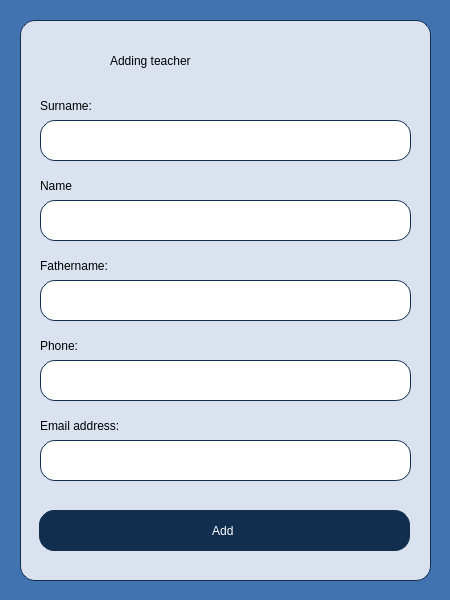
<?xml version="1.0" encoding="UTF-8"?>
<ui version="4.0">
 <class>TeacherAdding</class>
 <widget class="QWidget" name="TeacherAdding">
  <property name="geometry">
   <rect>
    <x>0</x>
    <y>0</y>
    <width>450</width>
    <height>600</height>
   </rect>
  </property>
  <property name="minimumSize">
   <size>
    <width>450</width>
    <height>600</height>
   </size>
  </property>
  <property name="windowTitle">
   <string>Form</string>
  </property>
  <property name="styleSheet">
   <string notr="true">background-color:rgb(64, 115, 175);</string>
  </property>
  <widget class="QLabel" name="label_Surname">
   <property name="geometry">
    <rect>
     <x>40</x>
     <y>90</y>
     <width>181</width>
     <height>31</height>
    </rect>
   </property>
   <property name="styleSheet">
    <string notr="true">font: 14pt &quot;Gentium Book Basic&quot;;
color:black;
background-color:rgb(219, 226, 239);</string>
   </property>
   <property name="text">
    <string>Surname:</string>
   </property>
  </widget>
  <widget class="QLineEdit" name="lineEdit_Surname">
   <property name="geometry">
    <rect>
     <x>40</x>
     <y>120</y>
     <width>371</width>
     <height>41</height>
    </rect>
   </property>
   <property name="styleSheet">
    <string notr="true">background-color:rgb(255, 255, 255);
border-radius:15px;
border-style: solid;
border-width: 1px;
border-color: rgb(18, 46, 79);
font: 14pt &quot;Gentium Book Basic&quot;;
color:black;</string>
   </property>
   <property name="text">
    <string/>
   </property>
  </widget>
  <widget class="QLabel" name="label_Name">
   <property name="geometry">
    <rect>
     <x>40</x>
     <y>170</y>
     <width>121</width>
     <height>31</height>
    </rect>
   </property>
   <property name="styleSheet">
    <string notr="true">font: 14pt &quot;Gentium Book Basic&quot;;
color:black;
background-color:rgb(219, 226, 239);</string>
   </property>
   <property name="text">
    <string>Name</string>
   </property>
  </widget>
  <widget class="QLineEdit" name="lineEdit_Name">
   <property name="geometry">
    <rect>
     <x>40</x>
     <y>200</y>
     <width>371</width>
     <height>41</height>
    </rect>
   </property>
   <property name="styleSheet">
    <string notr="true">background-color:rgb(255, 255, 255);
border-radius:15px;
border-style: solid;
border-width: 1px;
border-color: rgb(18, 46, 79);
font: 14pt &quot;Gentium Book Basic&quot;;
color:black;</string>
   </property>
   <property name="text">
    <string/>
   </property>
  </widget>
  <widget class="QLabel" name="label_Fathername">
   <property name="geometry">
    <rect>
     <x>40</x>
     <y>250</y>
     <width>141</width>
     <height>31</height>
    </rect>
   </property>
   <property name="styleSheet">
    <string notr="true">font: 14pt &quot;Gentium Book Basic&quot;;
color:black;
background-color:rgb(219, 226, 239);</string>
   </property>
   <property name="text">
    <string>Fathername:</string>
   </property>
  </widget>
  <widget class="QLineEdit" name="lineEdit_Fathername">
   <property name="geometry">
    <rect>
     <x>40</x>
     <y>280</y>
     <width>371</width>
     <height>41</height>
    </rect>
   </property>
   <property name="styleSheet">
    <string notr="true">background-color:rgb(255, 255, 255);
border-radius:15px;
border-style: solid;
border-width: 1px;
border-color: rgb(18, 46, 79);
font: 14pt &quot;Gentium Book Basic&quot;;
color:black;</string>
   </property>
   <property name="text">
    <string/>
   </property>
  </widget>
  <widget class="QLabel" name="label_Phone">
   <property name="geometry">
    <rect>
     <x>40</x>
     <y>330</y>
     <width>141</width>
     <height>31</height>
    </rect>
   </property>
   <property name="styleSheet">
    <string notr="true">font: 14pt &quot;Gentium Book Basic&quot;;
color:black;
background-color:rgb(219, 226, 239);</string>
   </property>
   <property name="text">
    <string>Phone:</string>
   </property>
  </widget>
  <widget class="QLabel" name="label_EmailAddress">
   <property name="geometry">
    <rect>
     <x>40</x>
     <y>410</y>
     <width>151</width>
     <height>31</height>
    </rect>
   </property>
   <property name="styleSheet">
    <string notr="true">font: 14pt &quot;Gentium Book Basic&quot;;
color:black;
background-color:rgb(219, 226, 239);</string>
   </property>
   <property name="text">
    <string>Email address:</string>
   </property>
  </widget>
  <widget class="QLabel" name="label_AddingTeacher">
   <property name="geometry">
    <rect>
     <x>110</x>
     <y>40</y>
     <width>221</width>
     <height>41</height>
    </rect>
   </property>
   <property name="styleSheet">
    <string notr="true">font: 75 20pt &quot;Gentium Book Basic&quot;;
color:black;
background-color:rgb(219, 226, 239);</string>
   </property>
   <property name="text">
    <string>Adding teacher</string>
   </property>
  </widget>
  <widget class="QLineEdit" name="lineEdit_Phone">
   <property name="geometry">
    <rect>
     <x>40</x>
     <y>360</y>
     <width>371</width>
     <height>41</height>
    </rect>
   </property>
   <property name="styleSheet">
    <string notr="true">background-color:rgb(255, 255, 255);
border-radius:15px;
border-style: solid;
border-width: 1px;
border-color: rgb(18, 46, 79);
font: 14pt &quot;Gentium Book Basic&quot;;
color:black;</string>
   </property>
   <property name="text">
    <string/>
   </property>
  </widget>
  <widget class="QLineEdit" name="lineEdit_EmailAddress">
   <property name="geometry">
    <rect>
     <x>40</x>
     <y>440</y>
     <width>371</width>
     <height>41</height>
    </rect>
   </property>
   <property name="styleSheet">
    <string notr="true">background-color:rgb(255, 255, 255);
border-radius:15px;
border-style: solid;
border-width: 1px;
border-color: rgb(18, 46, 79);
font: 14pt &quot;Gentium Book Basic&quot;;
color:black;</string>
   </property>
   <property name="text">
    <string/>
   </property>
  </widget>
  <widget class="QWidget" name="widget_AddingTeacher" native="true">
   <property name="geometry">
    <rect>
     <x>20</x>
     <y>20</y>
     <width>411</width>
     <height>561</height>
    </rect>
   </property>
   <property name="styleSheet">
    <string notr="true">background-color:rgb(219, 226, 239);
border-radius:15px;
border-style: solid;
border-width: 1px;
border-color: rgb(18, 46, 79);</string>
   </property>
   <widget class="QPushButton" name="pushButton_Add">
    <property name="geometry">
     <rect>
      <x>19</x>
      <y>490</y>
      <width>371</width>
      <height>41</height>
     </rect>
    </property>
    <property name="styleSheet">
     <string notr="true">background-color:rgb(18, 46, 79);
border-radius:15px;
border-style: solid;
border-width: 1px;
border-color: rgb(18, 46, 79);
font: 75 20pt &quot;Gentium Book Basic&quot;;
color:white;</string>
    </property>
    <property name="text">
     <string>Add </string>
    </property>
   </widget>
  </widget>
  <zorder>widget_AddingTeacher</zorder>
  <zorder>label_Surname</zorder>
  <zorder>lineEdit_Surname</zorder>
  <zorder>label_Name</zorder>
  <zorder>lineEdit_Name</zorder>
  <zorder>label_Fathername</zorder>
  <zorder>lineEdit_Fathername</zorder>
  <zorder>label_Phone</zorder>
  <zorder>label_EmailAddress</zorder>
  <zorder>label_AddingTeacher</zorder>
  <zorder>lineEdit_Phone</zorder>
  <zorder>lineEdit_EmailAddress</zorder>
 </widget>
 <resources/>
 <connections/>
</ui>
